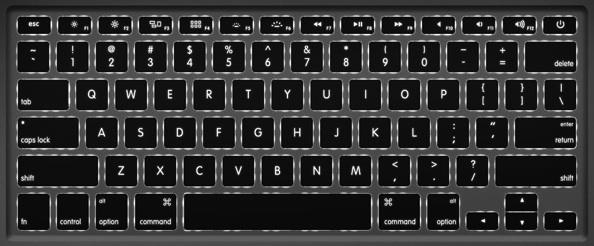
#> input picture given_data/keyboard.jpg, 594 x 246 px
$ python part2.py
#> lines starting #> are read from the running program, lines starting #| are printed output that depends on the picture; after the words box and inside, x2 and y2 are one past the last pixel; in counts of white or black regions, pixels touching at a corner belong together
import numpy as np
import matplotlib.pyplot as plt
import cv2
import copy


def main():
    # section 2.a
    keyboard = cv2.imread('../given_data/keyboard.jpg')
#> keyboard is the input picture: shape (246, 594, 3); min 0, max 255, mean 51.1
    cv2.imshow('Original keyboard', keyboard)
    kernel_a = np.ones((8, 1), np.uint8)
    kernel_b = np.ones((1, 8), np.uint8)
    erosion_a = cv2.erode(keyboard, kernel_a, iterations=1)
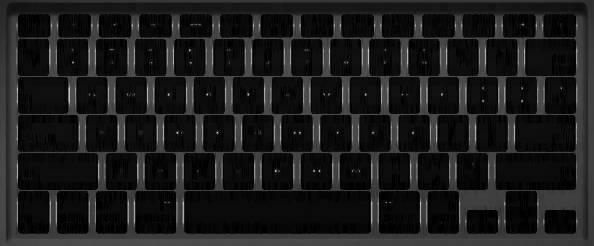
#> erosion_a: shape (246, 594, 3); min 0, max 226, mean 27.5
    erosion_b = cv2.erode(keyboard, kernel_b, iterations=1)
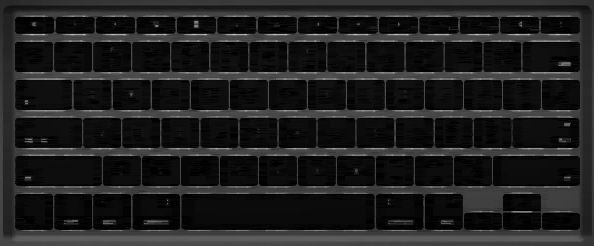
#> erosion_b: shape (246, 594, 3); min 0, max 205, mean 31.2
    cv2.imshow('Vertical erosion keyboard', erosion_a)
    cv2.imshow('Horizon erosion keyboard', erosion_b)
    threshold = 0.2 * 255
    bw_keyboard = cv2.threshold(erosion_a + erosion_b, threshold, 255, cv2.THRESH_BINARY)[1]
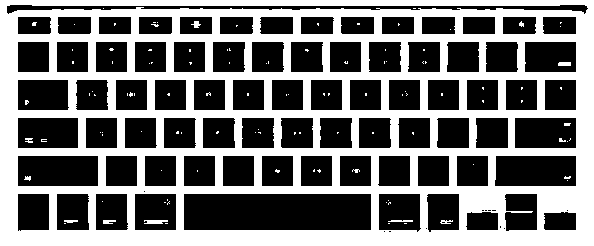
#> bw_keyboard: shape (246, 594, 3); 44.9% white; 112 white regions (101 under 20 px), largest, box (x1, y1, x2, y2) and area: (0, 0, 594, 246) 64769, (144, 220, 168, 224) 80, (558, 62, 571, 66) 51
    cv2.imshow('threshold keyboard', bw_keyboard)
    # section 2.b
    inv_bw_keyboard = 255 - bw_keyboard
    inv_bw_keyboard_median_filtered = cv2.medianBlur(inv_bw_keyboard, 9)
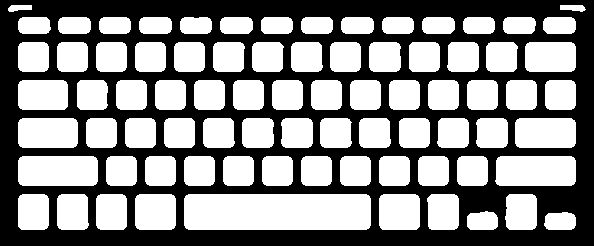
#> inv_bw_keyboard_median_filtered: shape (246, 594, 3); 52.9% white; 1 black region, box (x1, y1, x2, y2) and area: (0, 0, 594, 246) 68866
    cv2.imshow('Median filtered keyboard', inv_bw_keyboard_median_filtered)
    # section 2.c
    kernel_c = np.ones((8, 8), np.uint8)
    square_erosion = cv2.erode(inv_bw_keyboard_median_filtered, kernel_c, iterations=1)
#> square_erosion: shape (246, 594, 3); 31.6% white; 77 white regions, largest, box (x1, y1, x2, y2) and area: (188, 198, 368, 227) 5188, (500, 160, 573, 183) 1651, (22, 160, 95, 183) 1647
    cv2.imshow('Square erosion keyboard', square_erosion)
    # section 2.d
    binary_processed_image = square_erosion / 255
    intersection_image = binary_processed_image * keyboard
    sharpen_kernel = np.array([[0, -1, 0], [-1, 5, -1], [0, -1, 0]])
    sharpen_image = cv2.filter2D(intersection_image, -1, sharpen_kernel)
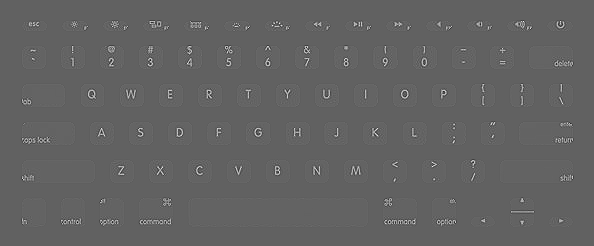
#> sharpen_image: shape (246, 594, 3) float64; min -558, max 901, mean 8.2; drawn with min black and max white
    cv2.imshow('sharpen intersect keyboard', sharpen_image)
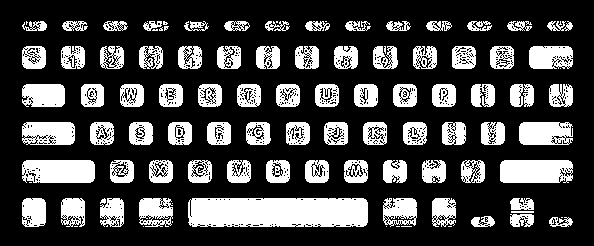
#> window 'sharpen intersect keyboard': shape (246, 594, 3); 26.6% white; 103 white regions (23 under 20 px), largest, box (x1, y1, x2, y2) and area: (188, 198, 368, 227) 5030, (500, 160, 573, 183) 1577, (22, 160, 95, 183) 1572
    threshold_b = 0.9 * 255
    keyboard_values = cv2.threshold(sharpen_image, threshold_b, 255, cv2.THRESH_BINARY)[1]
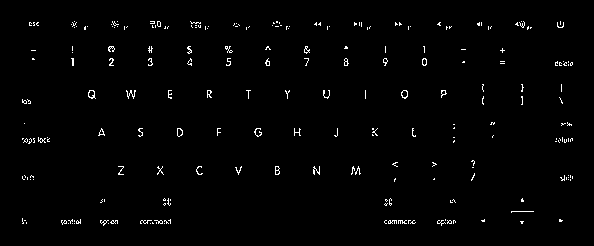
#> keyboard_values: shape (246, 594, 3) float64; 1.4% white in thin lines or dots, all inside (x1, y1, x2, y2) = (22, 21, 573, 226)
    cv2.imshow('Filtered keys of the keyboard', keyboard_values)


if __name__ == '__main__':
    main()
    cv2.waitKey(0)
    # cv2.destroyAllWindows()
